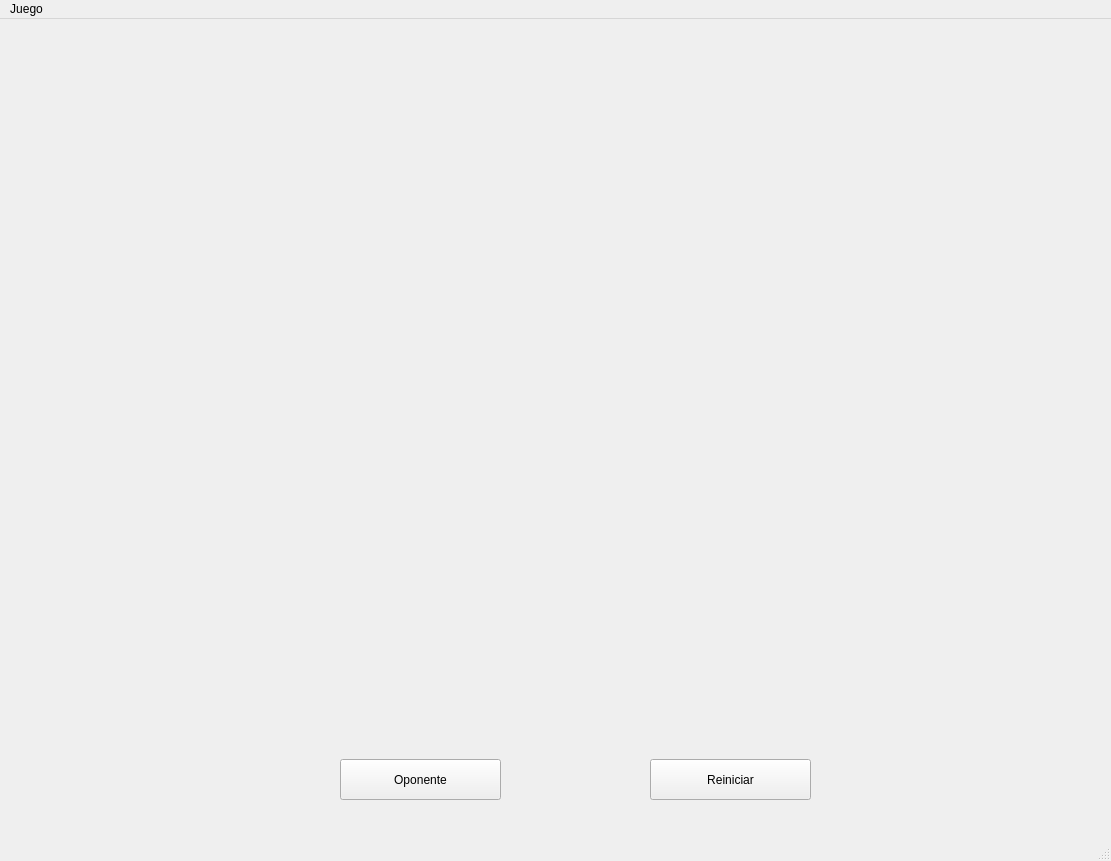
<?xml version="1.0" encoding="UTF-8"?>
<ui version="4.0">
 <class>MainWindow</class>
 <widget class="QMainWindow" name="MainWindow">
  <property name="geometry">
   <rect>
    <x>0</x>
    <y>0</y>
    <width>1111</width>
    <height>861</height>
   </rect>
  </property>
  <property name="windowTitle">
   <string>MainWindow</string>
  </property>
  <widget class="QWidget" name="centralwidget">
   <widget class="QPushButton" name="Random">
    <property name="geometry">
     <rect>
      <x>340</x>
      <y>740</y>
      <width>161</width>
      <height>41</height>
     </rect>
    </property>
    <property name="styleSheet">
     <string notr="true">QPushButton{
background-color: rgb(255, 255, 255);
}

QPushButton:hover{
	background-color: rgb(41, 205, 99);
};</string>
    </property>
    <property name="text">
     <string>Oponente</string>
    </property>
   </widget>
   <widget class="QPushButton" name="Finish">
    <property name="geometry">
     <rect>
      <x>650</x>
      <y>740</y>
      <width>161</width>
      <height>41</height>
     </rect>
    </property>
    <property name="styleSheet">
     <string notr="true">QPushButton{
background-color: rgb(255, 255, 255);
}

QPushButton:hover{
	background-color: rgb(41, 205, 99);
};</string>
    </property>
    <property name="text">
     <string>Reiniciar</string>
    </property>
   </widget>
   <widget class="QWidget" name="verticalLayoutWidget">
    <property name="geometry">
     <rect>
      <x>60</x>
      <y>20</y>
      <width>1011</width>
      <height>691</height>
     </rect>
    </property>
    <layout class="QVBoxLayout" name="OpenGLLayout">
     <property name="spacing">
      <number>4</number>
     </property>
    </layout>
   </widget>
  </widget>
  <widget class="QMenuBar" name="menubar">
   <property name="geometry">
    <rect>
     <x>0</x>
     <y>0</y>
     <width>1111</width>
     <height>21</height>
    </rect>
   </property>
   <widget class="QMenu" name="menuJuego">
    <property name="title">
     <string>Juego</string>
    </property>
    <addaction name="actionJugadas"/>
    <addaction name="actionCerrar"/>
   </widget>
   <addaction name="menuJuego"/>
  </widget>
  <widget class="QStatusBar" name="statusbar"/>
  <action name="actionCerrar">
   <property name="text">
    <string>Cerrar</string>
   </property>
  </action>
  <action name="actionReiniciar">
   <property name="text">
    <string>Reiniciar</string>
   </property>
  </action>
  <action name="actionJugadas">
   <property name="text">
    <string>Total Jugadas</string>
   </property>
  </action>
 </widget>
 <resources/>
 <connections/>
</ui>
